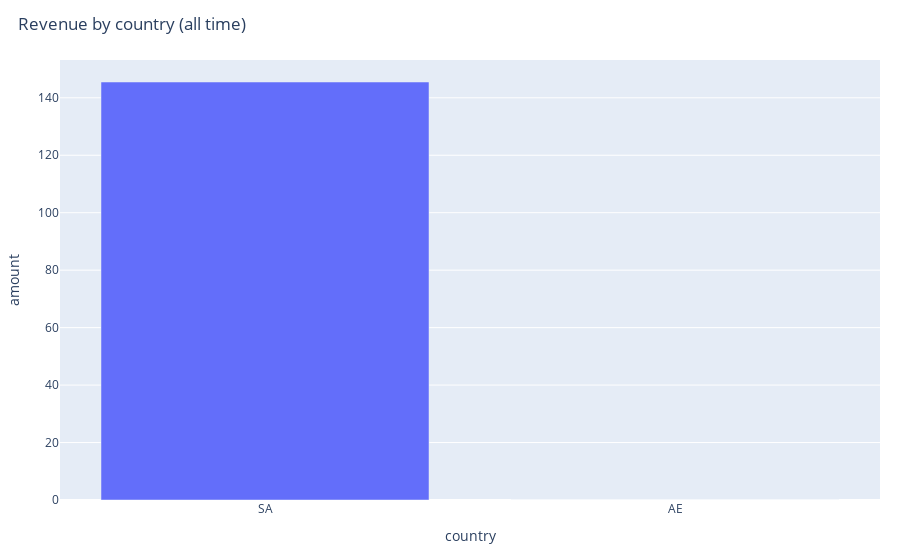

Notebook code for this chart:
### Code cell
rev = df.groupby("country", dropna=False)["amount"].sum().reset_index()
fig = bar_sorted(rev, "country", "amount", "Revenue by country (all time)")
save_fig(fig, figs / "revenue_by_country.png")
fig

### Figure 1 — Plotly figure (JSON) as saved in the notebook; plotly's stock layout.template omitted (floating-point values rounded to 4 significant figures)
{"data": [{"hovertemplate": "country=%{x}<br>amount=%{y}<extra></extra>", "legendgroup": "", "marker": {"color": "#636efa", "pattern": {"shape": ""}}, "name": "", "orientation": "v", "showlegend": false, "textposition": "auto", "type": "bar", "x": ["SA", "AE"], "xaxis": "x", "y": [145.5, 0.0], "yaxis": "y"}], "layout": {"barmode": "relative", "legend": {"tracegroupgap": 0}, "margin": {"b": 60, "l": 60, "r": 20, "t": 60}, "title": {"text": "Revenue by country (all time)", "x": 0.02}, "xaxis": {"anchor": "y", "domain": [0, 1], "title": {"text": "country"}}, "yaxis": {"anchor": "x", "domain": [0, 1], "title": {"text": "amount"}}}}
